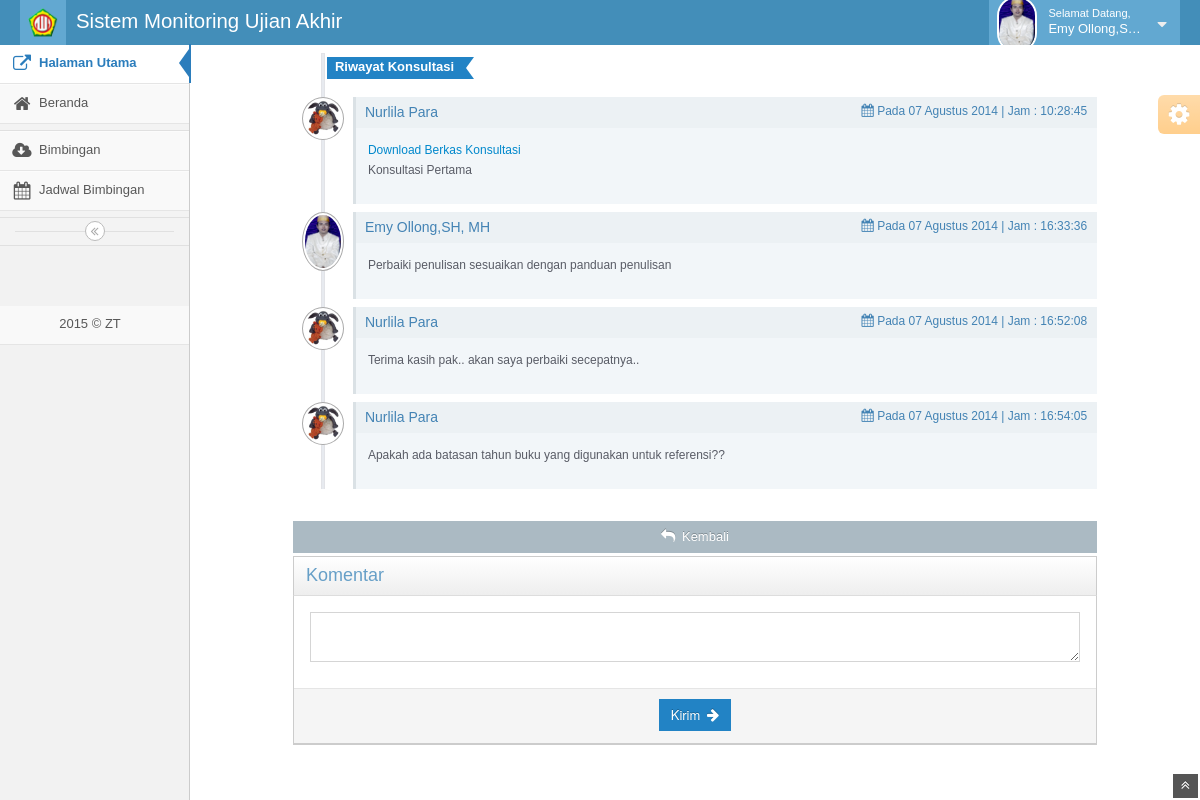
Page /media.php?page=bimbingan&act=komentar&kid=1 (signed in) on the committed database.
### tables this page shows
CREATE TABLE IF NOT EXISTS `konsultasi` (
  `kId` int(5) NOT NULL AUTO_INCREMENT,
  `sId` int(5) NOT NULL,
  `dosId` int(11) NOT NULL,
  `kBaca` enum('0','1') NOT NULL DEFAULT '0',
  `kKet` text NOT NULL,
  `kFile` varchar(255) NOT NULL,
  `kWaktu` timestamp NOT NULL DEFAULT CURRENT_TIMESTAMP,
  PRIMARY KEY (`kId`)
);

CREATE TABLE IF NOT EXISTS `skripsi` (
  `sId` int(5) NOT NULL AUTO_INCREMENT,
  `sJudul` text NOT NULL,
  `sStatus` enum('0','1','2') NOT NULL DEFAULT '0',
  `mNim` varchar(15) NOT NULL,
  `sTahun` varchar(4) NOT NULL,
  `sTgl` date NOT NULL,
  `sNoSKPembimbing` varchar(100) DEFAULT NULL,
  `sPem1` int(11) DEFAULT NULL,
  `sPem2` int(11) DEFAULT NULL,
  `sKomentar` varchar(500) DEFAULT NULL,
  PRIMARY KEY (`sId`)
);

CREATE TABLE IF NOT EXISTS `mahasiswa` (
  `mNim` varchar(15) NOT NULL,
  `mNama` varchar(50) NOT NULL,
  `mTgllhr` date NOT NULL,
  `mTmpt` varchar(25) NOT NULL,
  `mTelp` varchar(15) NOT NULL,
  `mEmail` varchar(50) NOT NULL,
  `mAlamat` text NOT NULL,
  `mFoto` varchar(150) NOT NULL,
  `jId` int(5) NOT NULL,
  `kId` int(11) NOT NULL,
  `username` varchar(100) NOT NULL,
  `password` varchar(100) NOT NULL,
  PRIMARY KEY (`mNim`)
);

CREATE TABLE IF NOT EXISTS `komentar` (
  `kkId` int(11) NOT NULL AUTO_INCREMENT,
  `kId` int(11) NOT NULL,
  `kkLevel` enum('2','3') DEFAULT NULL,
  `kkOleh` varchar(20) DEFAULT NULL,
  `kkPesan` text NOT NULL,
  `kkBaca` enum('0','1') NOT NULL DEFAULT '0',
  `kkWaktu` timestamp NOT NULL DEFAULT CURRENT_TIMESTAMP,
  PRIMARY KEY (`kkId`)
);

CREATE TABLE IF NOT EXISTS `dosen` (
  `id_dosen` int(9) NOT NULL AUTO_INCREMENT,
  `nip` varchar(50) NOT NULL,
  `nama_lengkap` varchar(100) NOT NULL,
  `username_login` varchar(100) NOT NULL,
  `password_login` varchar(100) NOT NULL,
  `alamat` text NOT NULL,
  `tempat_lahir` varchar(100) NOT NULL,
  `tgl_lahir` date NOT NULL,
  `no_telp` varchar(20) NOT NULL,
  `email` varchar(50) DEFAULT NULL,
  `foto` varchar(100) NOT NULL,
  PRIMARY KEY (`id_dosen`)
);

### config/fungsiku.php (called while the page is built, shortened)
<?php
function getValue($field,$table,$term){
	$z = mysql_fetch_array(mysql_query("SELECT $field FROM $table WHERE $term"));
	return $z[0];
}
?>

### config/fungsi_indotgl.php (called while the page is built, shortened)
<?php
function getTglIndo($tgl){
	$tanggal = substr($tgl,8,2);
	$bulan = getBulan(substr($tgl,5,2));
	$tahun = substr($tgl,0,4);
	return $tanggal.' '.$bulan.' '.$tahun;
}
function getBulan($bln){
	switch ($bln){
		case 8: return "Agustus";break;
	}
}
?>

### mod/dosen/bimbingan.php (the view, shortened to what this page needs)
<div class="row-fluid">
<div class="span12">
<?php
	if ($_GET['act']=='komentar'){
		$kid = $_GET['kid'];
		$fk = mysql_fetch_array(mysql_query("SELECT * FROM konsultasi WHERE kId='$kid'"));
		$nimk = getValue("mNim","skripsi","sId='$fk[sId]'");
		$tglk = "Pada ".getTglIndo(substr($fk['kWaktu'], 0,10))." | Jam : ".substr($fk['kWaktu'], 11,8);
		$mhsk = getValue("mNama","mahasiswa","mNim='$nimk'");
		$ffoto = getValue("mFoto","mahasiswa","mNim='$nimk'");
		if (empty($ffoto)){
			$fotok = "images/photo.jpg";
		}else{
			$fotok = "foto_mhs/$ffoto";
		}
		$fberkas = $fk['kFile'];
		$berkas = "<a href='file/$fberkas'>Download Berkas Konsultasi</a>";
	?>
		<div class="offset1 span10">
			<div class="timeline-container">
				<div class="timeline-label">
					<span class="label label-primary arrowed-in-right label-large">
						<b>Riwayat Konsultasi</b>
					</span>
				</div>
				<div class="timeline-items">
					<div class="timeline-item clearfix">
						<div class="timeline-info">
							<img alt="<?php echo $nimk;?>" src="<?php echo $fotok;?>" />
						</div>
						<div class="widget-box transparent">
							<div class="widget-header widget-header-small">
								<h5 class="smaller">
									<?php echo $mhsk;?>
								</h5>
								<span class="widget-toolbar no-border">
									<i class="icon-calendar bigger-110"></i>
									<?php echo $tglk;?>
								</span>
							</div>
							<div class="widget-body">
								<div class="widget-main">
									<?php echo $berkas;?><br>
									<?php echo $fk['kKet'];?>
									<div class="space-6"></div>
								</div>
							</div>
						</div>
					</div>
				</div>
				<?php
				$qkomen = mysql_query("SELECT * FROM komentar WHERE kId='$kid' ORDER BY kkId ASC");
				while ($dk = mysql_fetch_array($qkomen)){
					if ($dk['kkLevel']==2){
						$konama = getValue("nama_lengkap","dosen","id_dosen='$dk[kkOleh]'");
						$kfoto = getValue("foto","dosen","id_dosen='$dk[kkOleh]'");
						if (empty($kfoto)){
							$kofoto = "images/photo.jpg";
						}else{
							$kofoto = "foto_dosen/$kfoto";
						}
					}elseif($dk['kkLevel']=='3'){
						$konama = getValue("mNama","mahasiswa","mNim='$dk[kkOleh]'");
						$kfoto = getValue("mFoto","mahasiswa","mNim='$dk[kkOleh]'");
						if (empty($kfoto)){
							$kofoto = "images/photo.jpg";
						}else{
							$kofoto = "foto_mhs/$kfoto";
						}
					}
					$kotgl = "Pada ".getTglIndo(substr($dk['kkWaktu'], 0,10))." | Jam : ".substr($dk['kkWaktu'], 11,8);
					?>
					<div class="timeline-items">
						<div class="timeline-item clearfix">
							<div class="timeline-info">
								<img alt="<?php echo $konama;?>" src="<?php echo $kofoto;?>" />
							</div>
							<div class="widget-box transparent">
								<div class="widget-header widget-header-small">
									<h5 class="smaller">
										<?php echo $konama;?>
									</h5>
									<span class="widget-toolbar no-border">
										<i class="icon-calendar bigger-110"></i>
										<?php echo $kotgl;?>
									</span>
								</div>
								<div class="widget-body">
									<div class="widget-main">
										<?php echo $dk['kkPesan'];?>
										<div class="space-6"></div>
									</div>
								</div>
							</div>
						</div>
					</div>
					<?php
				}
				?>
			</div>
			<a href="media.php?page=bimbingan" class="btn btn-small btn-block">
				<i class="icon-reply bigger-110"></i> Kembali
			</a>
			<div class="widget-box">
			<div class="widget-header">
				<h4>Komentar</h4>
			</div>
			<div class="widget-body">
				<div class="widget-main no-padding">
					<form method="POST">
						<fieldset>
							<textarea name="pesan" class="autosize-transition span12"></textarea>
						</fieldset>
						<div class="form-actions center">
							<button type="submit" name="komentar" class="btn btn-small btn-primary">
								Kirim	<i class="icon-arrow-right icon-on-right bigger-110"></i>
							</button>
						</div>
					</form>
				</div>
			</div>
			</div>
		</div>
	<?php
	}
?>
</div>
</div>

### rows in the picture
konsultasi: sId.mFoto (picture), sId.mNama "Nurlila Para", kWaktu "Pada 07 Agustus 2014 | Jam : 10:28:45", kKet "Konsultasi Pertama"
komentar: kkOleh.foto (picture), kkOleh.nama_lengkap "Emy Ollong,SH, MH", kkWaktu "Pada 07 Agustus 2014 | Jam : 16:33:36", kkPesan "Perbaiki penulisan sesuaikan dengan panduan penulisan"
komentar: kkOleh.mFoto (picture), kkOleh.mNama "Nurlila Para", kkWaktu "Pada 07 Agustus 2014 | Jam : 16:52:08", kkPesan "Terima kasih pak.. akan saya perbaiki secepatnya.."
komentar: kkOleh.mFoto (picture), kkOleh.mNama "Nurlila Para", kkWaktu "Pada 07 Agustus 2014 | Jam : 16:54:05", kkPesan "Apakah ada batasan tahun buku yang digunakan untuk referensi??"

### other values in the picture
$_CONFIG['appname'] "Sistem Monitoring Ujian Akhir"
$_SESSION['uNama'] "Emy Ollong,S…"
$_CONFIG['syscopyright'] "ZT"
